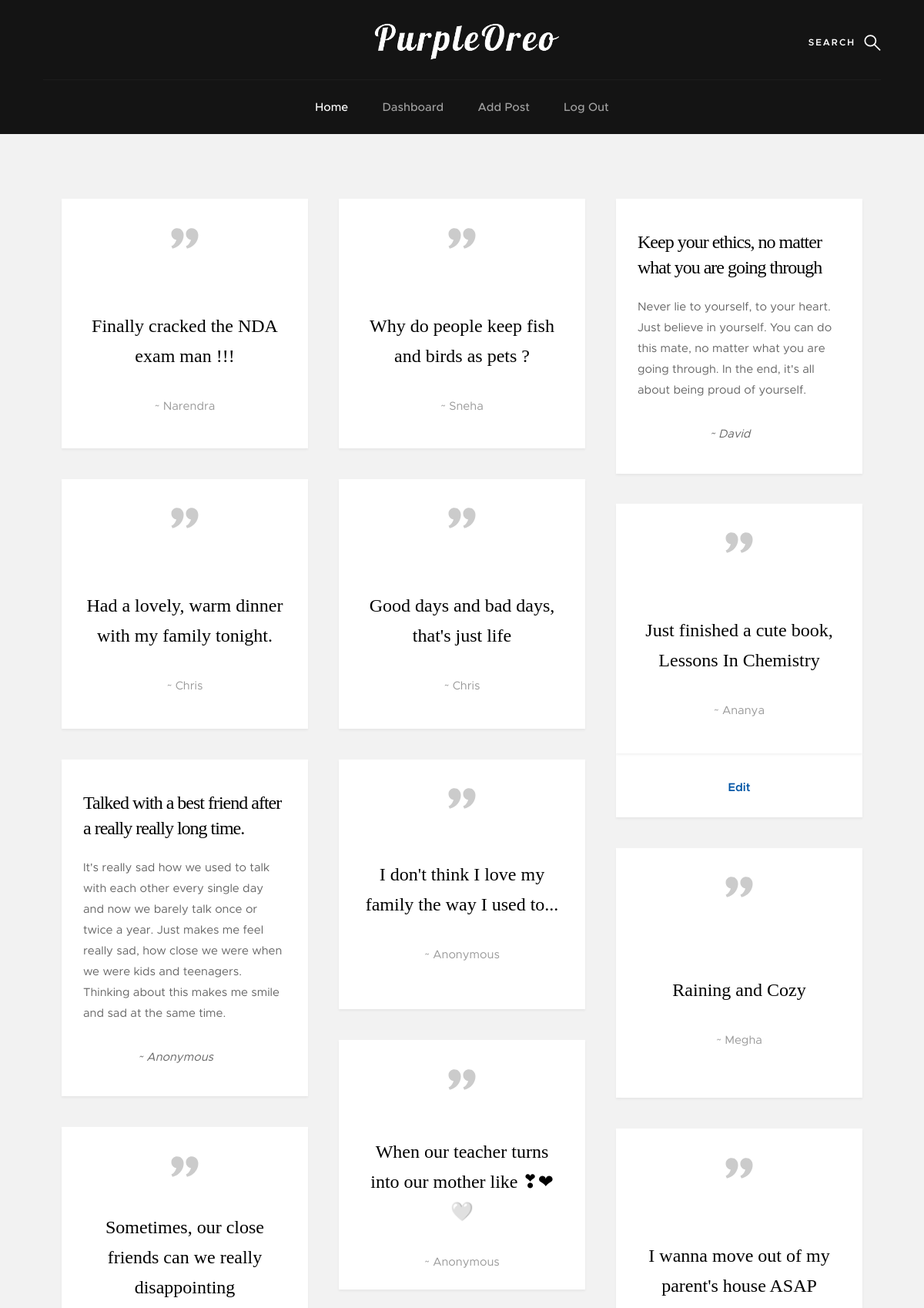
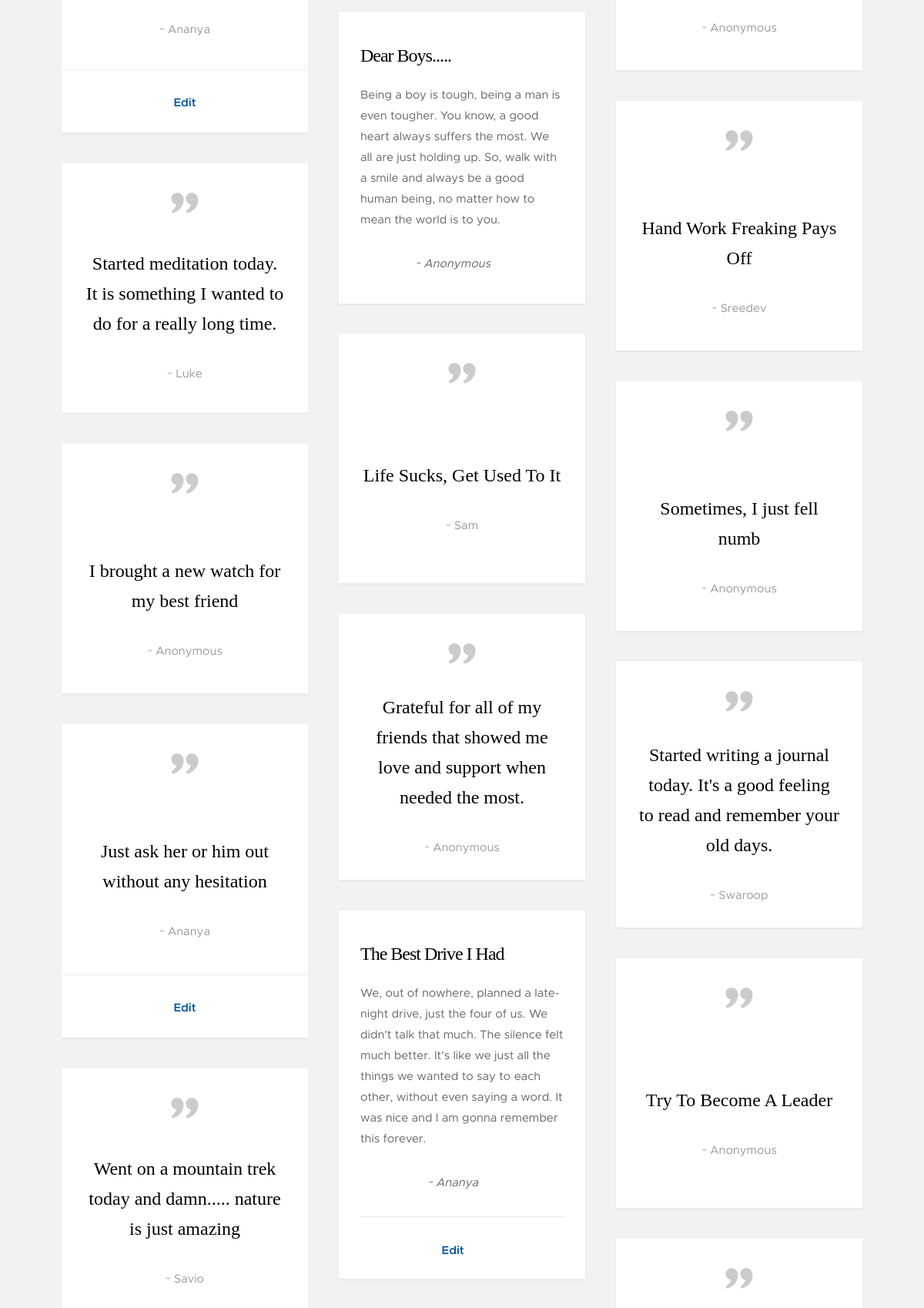
Page / (signed in, upper part) on the committed database (2 pictures, top to bottom).
### Main/models.py (models this page shows, shortened)
class Post(models.Model):
    author = models.ForeignKey(User, on_delete=models.CASCADE)
    confess = models.CharField(max_length=200, null=True, blank=True)
    short_story = models.TextField(null=True, blank=True)
    created_at = models.DateTimeField(default=datetime.date.today())
    stay_hidden = models.BooleanField(default=False, help_text='Stay Anonymous')
    slug = models.SlugField(max_length=1001)

### Main/views.py (the view)
# urls.py: path('', HomeView.as_view(), name='index'),
class HomeView(ListView):
    model = Post
    template_name = 'index.html'
    ordering = ['-created_at']

### Templates/index.html (shortened to what this page needs)
{% load static %}
<!DOCTYPE html>
<html class="no-js" lang="en">
<head>
    <link rel="stylesheet" href="{% static 'css/base.css' %}">
    <link rel="stylesheet" href="{% static 'css/vendor.css' %}">
    <link rel="stylesheet" href="{% static 'css/main.css' %}">
</head>
<body id="top">
    <section class="s-pageheader s-pageheader--home">
        <header class="header">
            <div class="header__content row">
                <div class="header__logo">
                    <a class="logo" href="/">
                        <img src="{% static 'images/logo.png' %}" style="size: 100px;" alt="PurpleOrea">
                    </a>
                </div>
                <ul class="header__social">
                    <li><a href="https://instagram.com/devdesignz.inc"><i class="fa fa-instagram" aria-hidden="true"></i></a></li>
                    <li><a href="https://facebook.com"><i class="fa fa-facebook" aria-hidden="true"></i></a></li>
                    <li><a href="https://twitter.com"><i class="fa fa-twitter" aria-hidden="true"></i></a></li>
                    <li><a href="https://pinterest.com"><i class="fa fa-pinterest" aria-hidden="true"></i></a></li>
                </ul>
                <a class="header__search-trigger" href="#0"></a>
                <nav class="header__nav-wrap">
                    <ul class="header__nav">
                        <li class="current"><a href="/">Home</a></li>
                        {% if user.is_authenticated %}
                        <li><a href="{% url 'dashboard' %}">Dashboard</a></li>
                        <li><a href="{% url 'add-post' %}">Add Post</a></li>
                        <li><a href="{% url 'logout' %}">Log Out</a></li>
                        {% else %}
                        <li><a href="{% url 'register' %}" title="">Sign Up</a></li>
                        <li><a href="{% url 'login' %}" title="">Log In</a></li>
                        {% endif %}
                    </ul>
                </nav>
            </div>
        </header>
    </section>
    <section class="s-content">
        <div class="row masonry-wrap">
            <div class="masonry">
                {% for post in object_list %}
                {% if post.short_story %}
                <article class="masonry__brick entry format-standard" data-aos="fade-up">
                    <div class="entry__text"  style="padding-bottom: 7.5px; padding-top: 40px;">
                        <div class="entry__header">
                            <h1 class="entry__title"><a>{{post.confess}}</a></h1>
                        </div>
                        <div class="entry__excerpt">
                            <p>{{post.short_story}}</p>
                            <p style="text-align: center; padding-right: 9%;">
                                {% if post.stay_hidden %}
                                <cite>~ Anonymous</cite>
                                {% else %}
                                <cite>~ {{post.author.first_name}}</cite>
                                {% endif %}
                            </p>
                            {% if user.id == post.author.id %}
                            <hr>
                            <div class="entry__meta"  style="text-align: center;  padding-right: 9%; padding-bottom: 15px; padding-top: 15px;">
                                <span class="entry__meta-links">
                                    <a href="{% url 'edit-post' post.slug %}">Edit</a>
                                </span>
                            </div>
                            {% endif %}
                        </div>
                    </div>
                </article>
                {% else %}
                <article class="masonry__brick entry format-quote" data-aos="fade-up">
                    <div class="entry__thumb" style="padding-bottom: 0px;">
                        <blockquote>
                                <p>{{post.confess}}</p>
                                {% if post.stay_hidden %}
                                <cite>~ Anonymous</cite>
                                {% else %}
                                <cite>~ {{post.author.first_name}}</cite>
                                {% endif %}
                                {% if post.confess|length > 50 %}<br>{% endif %}
                        </blockquote>
                    </div>
                    {% if user.id == post.author.id %}
                    <div class= "entry__text entry__meta">
                        <span class="entry__meta-links">
                            <a href="{% url 'edit-post' post.slug %}">Edit</a>
                        </span>
                    </div>
                    {% endif %}
                </article>
                {% endif %}
                {% endfor %}
            </div>
        </div>
    </section>
</body>
</html>

### static/css/base.css (style rules this page uses)
html { font-family: sans-serif; line-height: 1.15; -ms-text-size-adjust: 100%; -webkit-text-size-adjust: 100%; }
body { margin: 0; }
article, aside, footer, header, nav, section { display: block; }
h1 { font-size: 2em; margin: 0.67em 0; }
hr { box-sizing: content-box; height: 0; overflow: visible; }
a { background-color: transparent; -webkit-text-decoration-skip: objects; }
img { border-style: none; }
html { font-size: 62.5%; box-sizing: border-box; }
*, *::before, *::after { box-sizing: inherit; }
body { font-weight: normal; line-height: 1; word-wrap: break-word; text-rendering: optimizeLegibility; -webkit-overflow-scrolling: touch; -webkit-text-size-adjust: none; }
body, input, button { -moz-osx-font-smoothing: grayscale; -webkit-font-smoothing: antialiased; }
img, video { max-width: 100%; height: auto; }
div, dl, dt, dd, ul, ol, li, h1, h2, h3, h4, h5, h6, pre, form, p, blockquote, th, td { margin: 0; padding: 0; }
h1, h2, h3, h4, h5, h6 { -webkit-font-smoothing: auto; -webkit-font-smoothing: antialiased; -webkit-font-variant-ligatures: common-ligatures; -moz-font-variant-ligatures: common-ligatures; font-variant-ligatures: common-ligatures; text-rendering: optimizeLegibility; }
em, i { font-style: italic; line-height: inherit; }
ol, ul { list-style: none; }
li { display: block; }
a { text-decoration: none; line-height: inherit; }
a img { border: none; }
.row { width: 94%; max-width: 1200px; margin: 0 auto; }
.row:after { content: ""; display: table; clear: both; }

### rows in the picture
Post: confess "Finally cracked the NDA exam man !!!", author.first_name "Narendra"
Post: confess "Why do people keep fish and birds as pets ?", author.first_name "Sneha"
Post: confess "Keep your ethics, no matter what you are going through", short_story "Never lie to yourself, to your heart. Just believe in yourself. You can do this mate, no matter what you are going through. In the end, it's all about being proud of yourself.", author.first_name "David"
Post: confess "Had a lovely, warm dinner with my family tonight.", author.first_name "Chris"
Post: confess "Good days and bad days, that's just life", author.first_name "Chris"
Post: confess "Just finished a cute book, Lessons In Chemistry", author.first_name "Ananya", shows "Edit"
Post: confess "Talked with a best friend after a really really long time.", short_story "It's really sad how we used to talk with each other every single day and now we barely talk once or twice a year. Just makes me feel really sad, how close we were when we were kids and teenagers. Thinking about this makes me smile and sad at the same time.", stay_hidden "~ Anonymous"
Post: confess "I don't think I love my family the way I used to...", stay_hidden "~ Anonymous"
Post: confess "Raining and Cozy", author.first_name "Megha"
Post: confess "When our teacher turns into our mother like ❣❤🤍", stay_hidden "~ Anonymous"
Post: confess "Sometimes, our close friends can we really disappointing", author.first_name "Ananya", shows "Edit"
Post: confess "I wanna move out of my parent's house ASAP", stay_hidden "~ Anonymous"
Post: confess "Dear Boys.....", short_story "Being a boy is tough, being a man is even tougher. You know, a good heart always suffers the most. We all are just holding up. So, walk with a smile and always be a good human being, no matter how to mean the world is to you.", stay_hidden "~ Anonymous"
Post: confess "Hand Work Freaking Pays Off", author.first_name "Sreedev"
Post: confess "Started meditation today. It is something I wanted to do for a really long time.", author.first_name "Luke"
Post: confess "Life Sucks, Get Used To It", author.first_name "Sam"
Post: confess "Sometimes, I just fell numb", stay_hidden "~ Anonymous"
Post: confess "I brought a new watch for my best friend", stay_hidden "~ Anonymous"
Post: confess "Grateful for all of my friends that showed me love and support when needed the most.", stay_hidden "~ Anonymous"
Post: confess "Started writing a journal today. It's a good feeling to read and remember your old days.", author.first_name "Swaroop"
Post: confess "Just ask her or him out without any hesitation", author.first_name "Ananya", shows "Edit"
Post: confess "The Best Drive I Had", short_story "We, out of nowhere, planned a late-night drive, just the four of us. We didn't talk that much. The silence felt much better. It's like we just all the things we wanted to say to each other, without even saying a word. It was nice and I am gonna remember this forever.", author.first_name "Ananya", shows "Edit"
Post: confess "Try To Become A Leader", stay_hidden "~ Anonymous"
Post: confess "Went on a mountain trek today and damn..... nature is just amazing", author.first_name "Savio"
